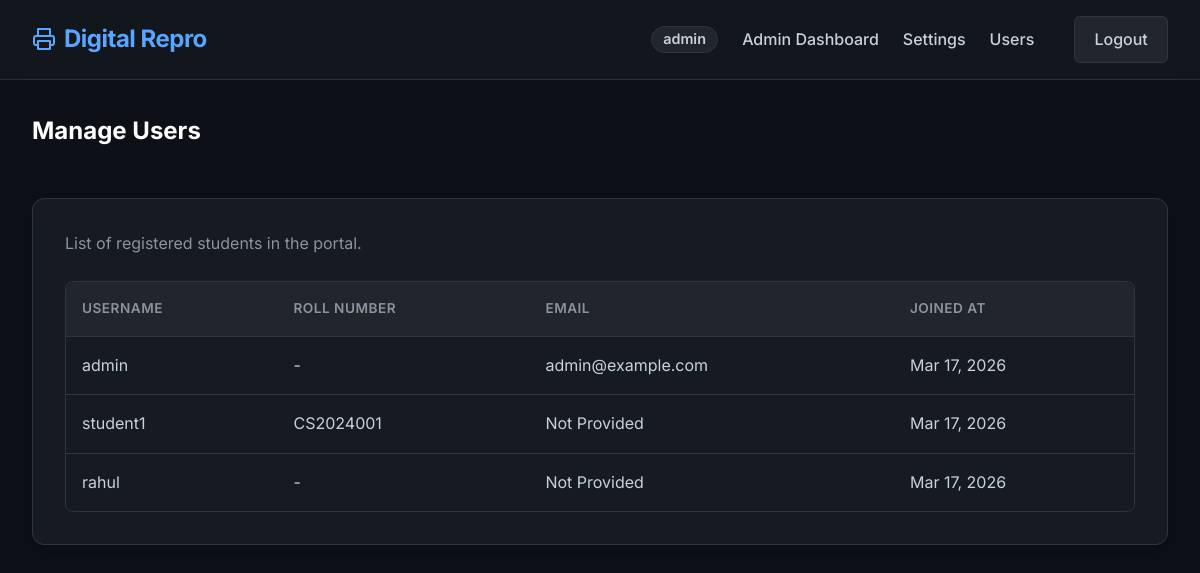
Page /dashboard/users/ (signed in) on the earlier database version.
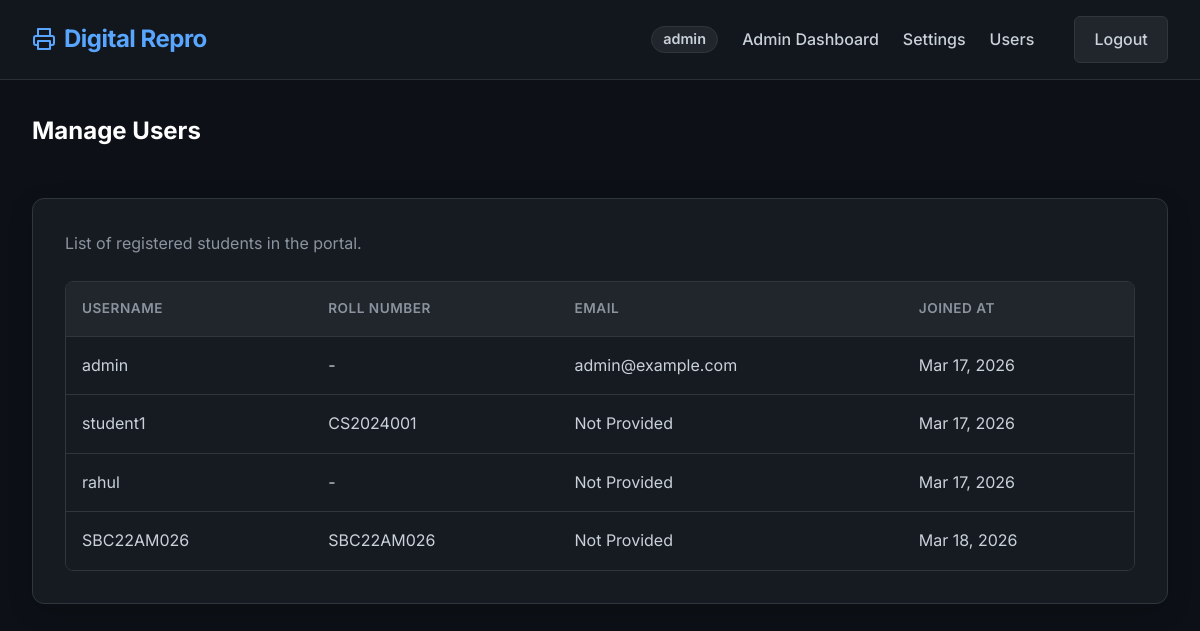
Same page on the later database version.
### accounts/models.py (models this page shows, shortened)
class User(AbstractUser):
    is_student = models.BooleanField(default=True)
    is_admin = models.BooleanField(default=False)
    roll_number = models.CharField(max_length=20, unique=True, null=True, blank=True)
    phone_number = models.CharField(max_length=15, blank=True, null=True)

### dashboard/views.py (the view)
# urls.py: path('users/', views.manage_users_view, name='manage_users'),
@user_passes_test(is_admin)
def manage_users_view(request):
    students = User.objects.filter(is_student=True)
    return render(request, 'dashboard/manage_users.html', {'students': students})

### dashboard/views.py (called while the page is built)
def is_admin(user):
    return user.is_authenticated and (user.is_admin or user.is_superuser)

### templates/dashboard/manage_users.html
{% extends 'base.html' %}
{% load static %}
{% block content %}
<div class="header" style="display: flex; justify-content: space-between; align-items: center; margin-bottom: 2rem;">
    <h2>Manage Users</h2>
</div>
<div class="card">
    <p style="color: var(--text-secondary); margin-bottom: 1.5rem;">List of registered students in the portal.</p>
    <div class="table-container">
        <table>
            <thead>
                <tr>
                    <th>Username</th>
                    <th>Roll Number</th>
                    <th>Email</th>
                    <th>Joined At</th>
                </tr>
            </thead>
            <tbody>
                {% for student in students %}
                <tr>
                    <td>{{ student.username }}</td>
                    <td>{{ student.roll_number|default:"-" }}</td>
                    <td>{{ student.email|default:"Not Provided" }}</td>
                    <td>{{ student.date_joined|date:"M d, Y" }}</td>
                </tr>
                {% empty %}
                <tr>
                    <td colspan="4" style="text-align: center; color: var(--text-secondary); padding: 2rem;">No students registered yet.</td>
                </tr>
                {% endfor %}
            </tbody>
        </table>
    </div>
</div>
{% endblock %}

### templates/base.html (shortened to what this page needs)
{% load static %}
<!DOCTYPE html>
<html lang="en">
<head>
    <link rel="stylesheet" href="{% static 'css/style.css' %}">
</head>
<body>
    <nav class="navbar">
        <a href="/" class="navbar-brand">
            Digital Repro
        </a>
        <div class="nav-links">
            {% if user.is_authenticated %}
                <span class="nav-user-chip">
                    {% if user.first_name or user.last_name %}
                        {{ user.get_full_name }}
                    {% elif user.roll_number %}
                        {{ user.roll_number }}
                    {% else %}
                        {{ user.username }}
                    {% endif %}
                </span>
                {% if user.is_admin or user.is_superuser %}
                    <a href="{% url 'admin_dashboard' %}">Admin Dashboard</a>
                    <a href="{% url 'admin_settings' %}">Settings</a>
                    <a href="{% url 'manage_users' %}">Users</a>
                {% elif user.is_student %}
                    <a href="{% url 'student_dashboard' %}">My Orders</a>
                    <a href="{% url 'create_order' %}" class="btn btn-primary" style="color:white; padding: 0.4rem 1rem;">New Print Job</a>
                {% endif %}
                <a href="{% url 'logout' %}" class="btn btn-danger" style="margin-left: 1rem;">Logout</a>
            {% else %}
                <a href="{% url 'student_login' %}">Login</a>
                <a href="{% url 'student_signup' %}">Sign Up</a>
                <a href="{% url 'admin_login' %}">Admin Login</a>
            {% endif %}
        </div>
    </nav>
    <main class="container fade-in">
        {% block content %}
        {% endblock %}
    </main>
</body>
</html>

Differences in the rows shown:
added User: username "SBC22AM026", roll_number "SBC22AM026", email "Not Provided", date_joined "Mar 18, 2026"
